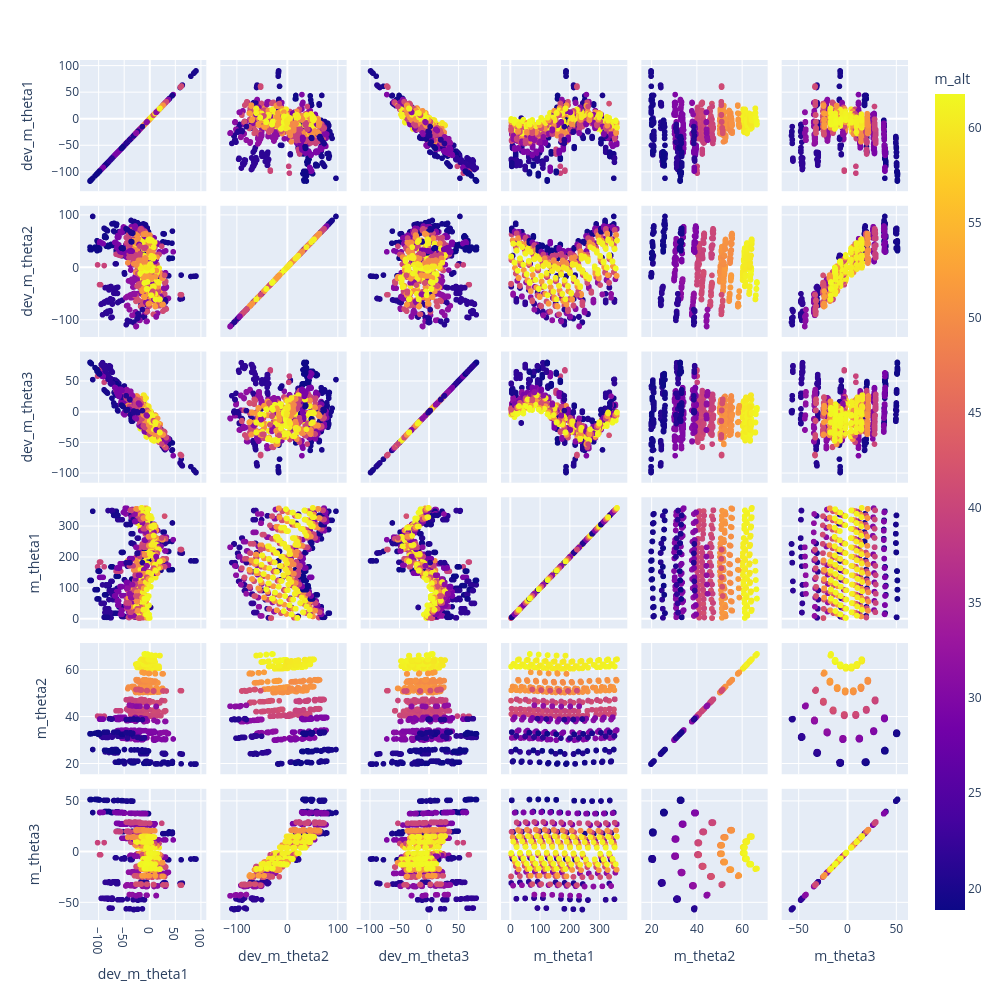

The cell this chart's notebook holds for it:
### Markdown cell above
# Theta Space Residuals - MODEL + QUEST

### Code cell
fig = px.scatter_matrix(d, dimensions=["dev_m_theta1","dev_m_theta2", "dev_m_theta3", "m_theta1", "m_theta2", "m_theta3"], color="m_alt",
                        hover_data=[ "p_az", "p_alt", "p_roll", "filename",])
fig.update_layout(height=1000,width=1000 )
fig.show()

### Figure 1 — Plotly figure (JSON) as saved in the notebook; plotly's stock layout.template omitted (floating-point values rounded to 4 significant figures; data arrays with more than 128 entries replaced by an {"elided": "..."} marker saying what was removed)
{"data": [{"customdata": {"elided": "1742x4 mixed values"}, "dimensions": [{"axis": {"matches": true}, "label": "dev_m_theta1", "values": {"elided": "1742 float values"}}, {"axis": {"matches": true}, "label": "dev_m_theta2", "values": {"elided": "1742 float values"}}, {"axis": {"matches": true}, "label": "dev_m_theta3", "values": {"elided": "1742 float values"}}, {"axis": {"matches": true}, "label": "m_theta1", "values": {"elided": "1742 float values"}}, {"axis": {"matches": true}, "label": "m_theta2", "values": {"elided": "1742 float values"}}, {"axis": {"matches": true}, "label": "m_theta3", "values": {"elided": "1742 float values"}}], "hovertemplate": "%{xaxis.title.text}=%{x}<br>%{yaxis.title.text}=%{y}<br>p_az=%{customdata[0]}<br>p_alt=%{customdata[1]}<br>p_roll=%{customdata[2]}<br>filename=%{customdata[3]}<br>m_alt=%{marker.color}<extra></extra>", "legendgroup": "", "marker": {"color": {"elided": "1742 float values"}, "coloraxis": "coloraxis", "symbol": "circle"}, "name": "", "showlegend": false, "type": "splom"}], "layout": {"coloraxis": {"colorbar": {"title": {"text": "m_alt"}}, "colorscale": [[0, "#0d0887"], [0.1111, "#46039f"], [0.2222, "#7201a8"], [0.3333, "#9c179e"], [0.4444, "#bd3786"], [0.5556, "#d8576b"], [0.6667, "#ed7953"], [0.7778, "#fb9f3a"], [0.8889, "#fdca26"], [1, "#f0f921"]]}, "dragmode": "select", "height": 1000, "legend": {"tracegroupgap": 0}, "margin": {"t": 60}, "width": 1000}}
